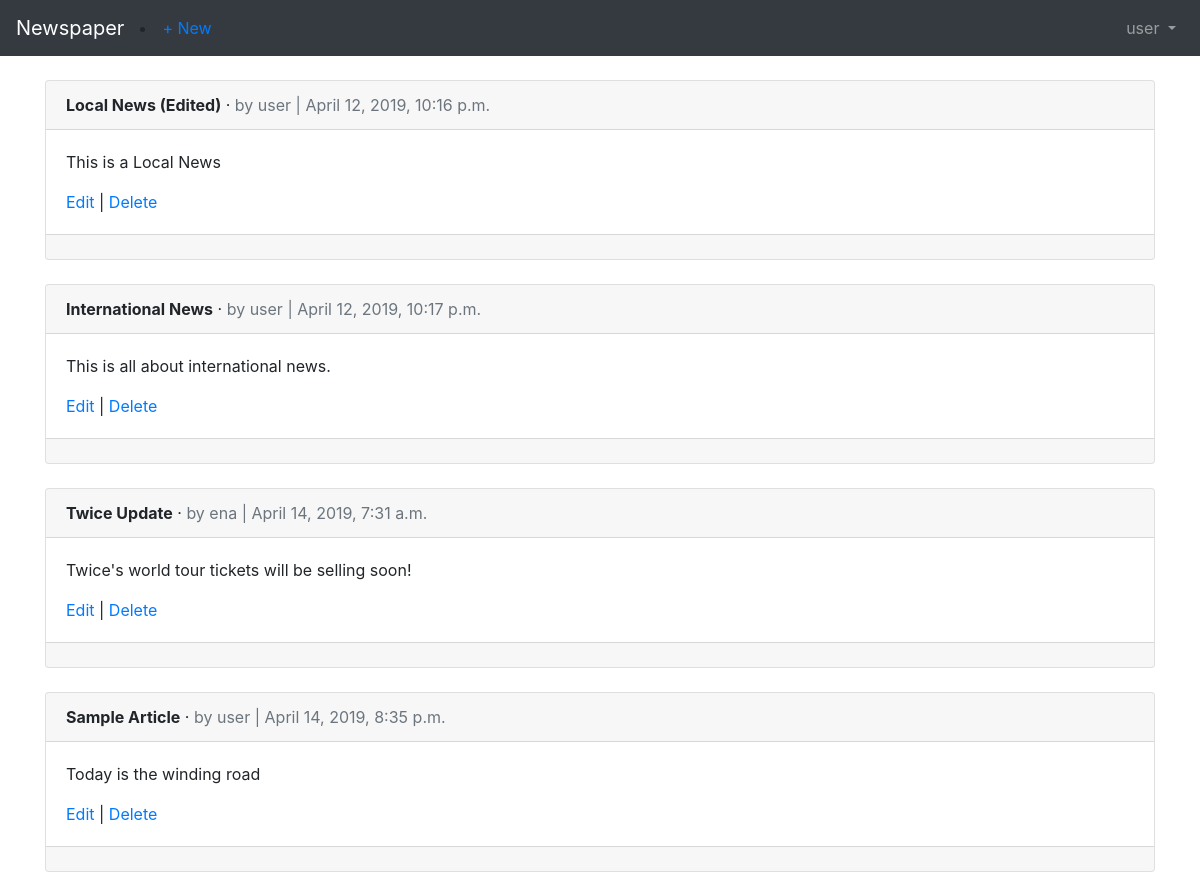
The page /articles/ (signed in) on the database its author committed.
### users/models.py (models this page shows)
class CustomUser(AbstractUser):
    age = models.PositiveIntegerField(null=True, blank=True)

### articles/models.py (models this page shows, shortened)
class Article(models.Model):
    title = models.CharField(max_length=255)
    body = models.TextField()
    date = models.DateTimeField(auto_now_add=True)
    author = models.ForeignKey(
        get_user_model(),
        on_delete=models.CASCADE,
    )

### articles/views.py (the view)
# urls.py: path('', ArticleListView.as_view(), name='article_list'),
class ArticleListView(LoginRequiredMixin,ListView):
    model = Article
    template_name = 'article_list.html'
    login_url = 'login'

### templates/article_list.html (shortened to what this page needs)
{% extends 'base.html' %}
{% block content %}
    {% for article in object_list %}
    <div class="card">
        <div class="card-header">
            <span class="font-weight-bold">{{ article.title }}</span> &middot;
            <span class="text-muted">by {{ article.author }} |
                {{ article.date }}
            </span>
        </div>
        <div class="card-body">
            <p>{{ article.body }}</p>
            <a href="{% url 'article_edit' article.pk%}">Edit</a> |
            <a href="{% url 'article_delete' article.pk %}">Delete</a>
        </div>
        <div class="card-footer">
        </div>
    </div>
    <br />
    {% endfor %}
{% endblock content %}

### templates/base.html (shortened to what this page needs)
<!doctype html>
<html lang="en">
    <head>
        <link rel="stylesheet" href="https://stackpath.bootstrapcdn.com/bootstrap/4.3.1/css/bootstrap.min.css">
    </head>
    <body>
        <nav class="navbar navbar-expand-md navbar-dark bg-dark mb-4">
            <a class="navbar-brand" href="{% url 'home' %}">Newspaper</a>
            {% if user.is_authenticated %}
                   <li class="nav-item"><a href="{% url 'article_new' %}">+ New</a></li>
            {% endif %}
            <div class="collapse navbar-collapse" id="navbarCollapse">
                {% if user.is_authenticated %}
                    <ul class="navbar-nav ml-auto">
                        <li class="nav-item">
                            <a class="nav-link dropdown-toggle" href="#" id="userMenu" data-toggle="dropdown" aria-haspopup="true" aria-expanded="false">
                            {{ user.username }}
                            </a>
                        </li>
                    </ul>
                    {% else %}
                        <form class="form-inline ml-auto">
                            <a href="{% url 'login' %}" class="btn btn-outline-secondary">Log In</a>
                            <a href="{% url 'signup' %}" class="btn btn-primary ml-2">Sign up</a>
                        </form>
                        {% endif %}
            </div>
        </nav>
        <div class="container">
            {% block content %}
            {% endblock content %}
        </div>
    </body>
</html>

### rows shown on the page
CustomUser: username "user"
Article: title "Local News (Edited)", author "user", date "April 12, 2019, 10:16 p.m.", body "This is a Local News"
Article: title "International News", author "user", date "April 12, 2019, 10:17 p.m.", body "This is all about international news."
Article: title "Twice Update", author "ena", date "April 14, 2019, 7:31 a.m.", body "Twice's world tour tickets will be selling soon!"
Article: title "Sample Article", author "user", date "April 14, 2019, 8:35 p.m.", body "Today is the winding road"
